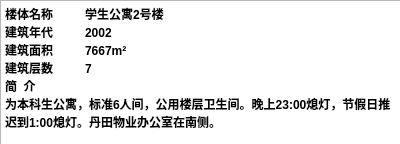
<?xml version="1.0" encoding="UTF-8"?>
<ui version="4.0">
 <class>a22erhao</class>
 <widget class="QDialog" name="a22erhao">
  <property name="geometry">
   <rect>
    <x>0</x>
    <y>0</y>
    <width>400</width>
    <height>144</height>
   </rect>
  </property>
  <property name="windowTitle">
   <string>Dialog</string>
  </property>
  <widget class="QTextBrowser" name="textBrowser">
   <property name="geometry">
    <rect>
     <x>0</x>
     <y>0</y>
     <width>401</width>
     <height>151</height>
    </rect>
   </property>
   <property name="html">
    <string>&lt;!DOCTYPE HTML PUBLIC &quot;-//W3C//DTD HTML 4.0//EN&quot; &quot;http://www.w3.org/TR/REC-html40/strict.dtd&quot;&gt;
&lt;html&gt;&lt;head&gt;&lt;meta name=&quot;qrichtext&quot; content=&quot;1&quot; /&gt;&lt;style type=&quot;text/css&quot;&gt;
p, li { white-space: pre-wrap; }
&lt;/style&gt;&lt;/head&gt;&lt;body style=&quot; font-family:'SimSun'; font-size:9pt; font-weight:400; font-style:normal;&quot;&gt;
&lt;p style=&quot; margin-top:0px; margin-bottom:0px; margin-left:0px; margin-right:0px; -qt-block-indent:0; text-indent:0px;&quot;&gt;&lt;span style=&quot; font-weight:600;&quot;&gt;楼体名称	学生公寓2号楼	&lt;/span&gt;&lt;/p&gt;
&lt;p style=&quot; margin-top:0px; margin-bottom:0px; margin-left:0px; margin-right:0px; -qt-block-indent:0; text-indent:0px;&quot;&gt;&lt;span style=&quot; font-weight:600;&quot;&gt;建筑年代	2002&lt;/span&gt;&lt;/p&gt;
&lt;p style=&quot; margin-top:0px; margin-bottom:0px; margin-left:0px; margin-right:0px; -qt-block-indent:0; text-indent:0px;&quot;&gt;&lt;span style=&quot; font-weight:600;&quot;&gt;建筑面积	7667m²	&lt;/span&gt;&lt;/p&gt;
&lt;p style=&quot; margin-top:0px; margin-bottom:0px; margin-left:0px; margin-right:0px; -qt-block-indent:0; text-indent:0px;&quot;&gt;&lt;span style=&quot; font-weight:600;&quot;&gt;建筑层数	7&lt;/span&gt;&lt;/p&gt;
&lt;p style=&quot; margin-top:0px; margin-bottom:0px; margin-left:0px; margin-right:0px; -qt-block-indent:0; text-indent:0px;&quot;&gt;&lt;span style=&quot; font-weight:600;&quot;&gt;简  介	&lt;/span&gt;&lt;/p&gt;
&lt;p style=&quot; margin-top:0px; margin-bottom:0px; margin-left:0px; margin-right:0px; -qt-block-indent:0; text-indent:0px;&quot;&gt;&lt;span style=&quot; font-weight:600;&quot;&gt;为本科生公寓，标准6人间，公用楼层卫生间。晚上23:00熄灯，节假日推迟到1:00熄灯。丹田物业办公室在南侧。&lt;/span&gt;&lt;/p&gt;&lt;/body&gt;&lt;/html&gt;</string>
   </property>
  </widget>
 </widget>
 <resources/>
 <connections/>
</ui>
